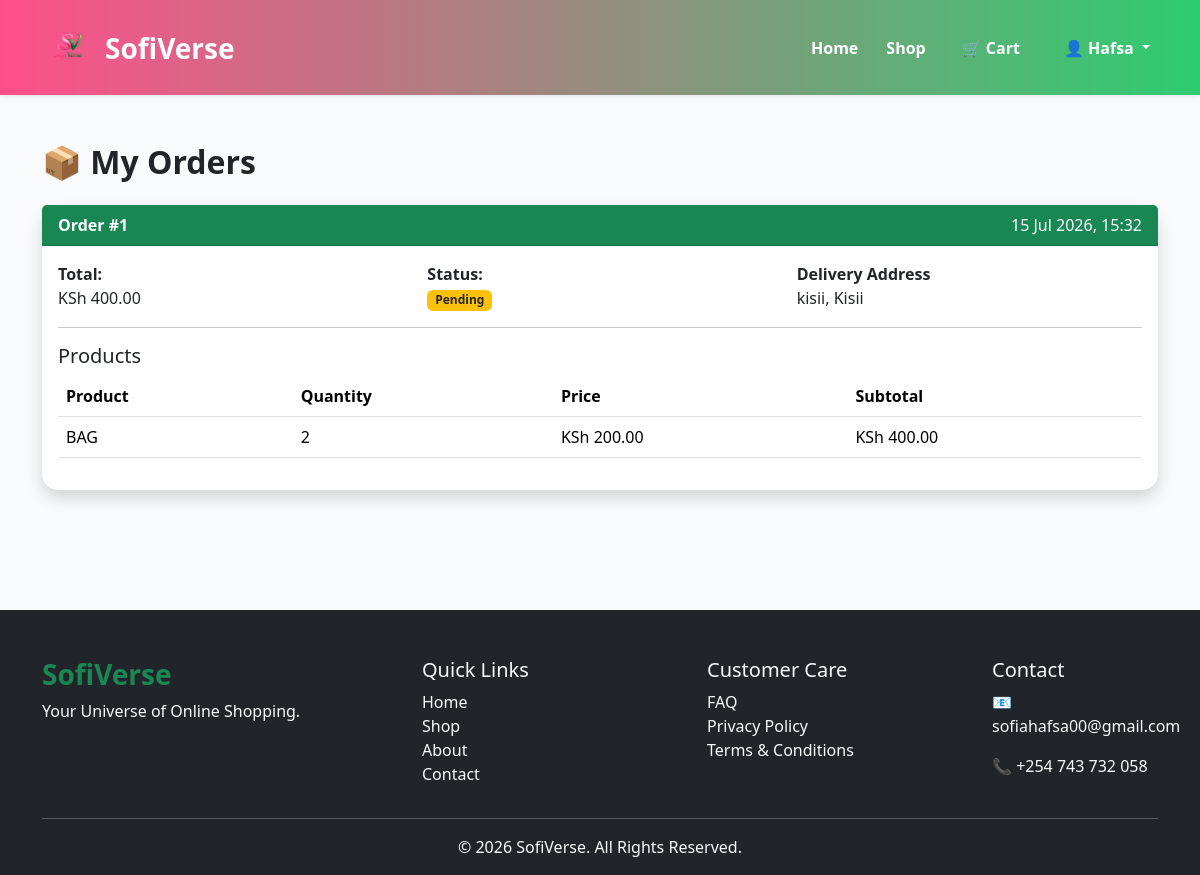
Page /orders/my-orders/ (signed in) on the earlier database version.
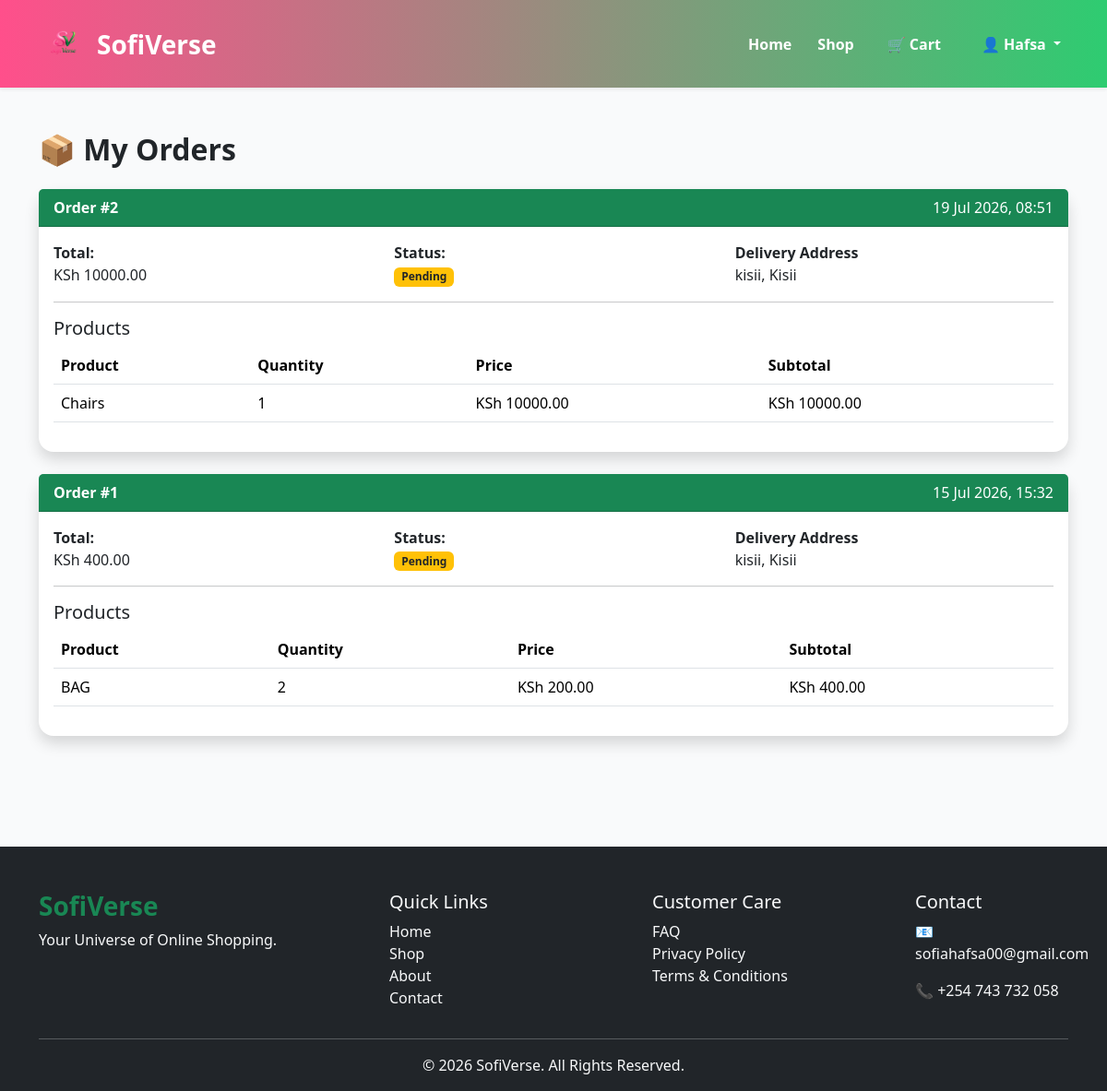
Same page on the later database version.
### orders/models.py (models this page shows, shortened)
class Order(models.Model):
    STATUS_CHOICES = [
        ('Pending', 'Pending'),
        ('Confirmed', 'Confirmed'),
        ('Shipped', 'Shipped'),
        ('Delivered', 'Delivered'),
    ]
    user = models.ForeignKey(User, on_delete=models.CASCADE)
    full_name = models.CharField(max_length=100)
    email = models.EmailField()
    phone = models.CharField(max_length=20)
    county = models.CharField(max_length=100)
    town = models.CharField(max_length=100)
    address = models.TextField()
    total = models.DecimalField(max_digits=10, decimal_places=2)
    status = models.CharField(
        max_length=20,
        choices=STATUS_CHOICES,
        default='Pending'
    )
    created_at = models.DateTimeField(auto_now_add=True)

class OrderItem(models.Model):
    order = models.ForeignKey(
        Order,
        on_delete=models.CASCADE,
        related_name='items'
    )
    product = models.ForeignKey(Product, on_delete=models.CASCADE)
    quantity = models.PositiveIntegerField()
    price = models.DecimalField(max_digits=10, decimal_places=2)
    def subtotal(self):
        return self.quantity * self.price

### products/models.py (models this page shows, shortened)
class Product(models.Model):
    category = models.ForeignKey(
        Category,
        on_delete=models.CASCADE,
        related_name='products'
    )
    name = models.CharField(max_length=200)
    slug = models.SlugField(unique=True)
    description = models.TextField()
    price = models.DecimalField(
        max_digits=10,
        decimal_places=2
    )
    image = models.ImageField(
        upload_to='products/'
    )
    stock = models.PositiveIntegerField(default=0)
    available = models.BooleanField(default=True)
    featured = models.BooleanField(default=False)
    created = models.DateTimeField(auto_now_add=True)

### orders/views.py (the view)
# urls.py: path('my-orders/', views.my_orders, name='my_orders'),
@login_required
def my_orders(request):
    orders = Order.objects.filter(user=request.user).order_by('-created_at')
    return render(request, 'orders/my_orders.html', {
        'orders': orders
    })

### orders/templates/orders/my_orders.html (shortened to what this page needs)
{% extends 'base.html' %}
{% block content %}
<div class="container py-5">
    <h2 class="fw-bold mb-4">📦 My Orders</h2>
    {% if orders %}
        {% for order in orders %}
        <div class="card shadow border-0 rounded-4 mb-4">
            <div class="card-header bg-success text-white d-flex justify-content-between">
                <div>
                    <strong>Order #{{ order.id }}</strong>
                </div>
                <div>
                    {{ order.created_at|date:"d M Y, H:i" }}
                </div>
            </div>
            <div class="card-body">
                <div class="row mb-3">
                    <div class="col-md-4">
                        <strong>Total:</strong><br>
                        KSh {{ order.total }}
                    </div>
                    <div class="col-md-4">
                        <strong>Status:</strong><br>
                        {% if order.status == "Pending" %}
                            <span class="badge bg-warning text-dark">
                                {{ order.status }}
                            </span>
                        {% elif order.status == "Confirmed" %}
                            <span class="badge bg-primary">
                                {{ order.status }}
                            </span>
                        {% elif order.status == "Shipped" %}
                            <span class="badge bg-info text-dark">
                                {{ order.status }}
                            </span>
                        {% else %}
                            <span class="badge bg-success">
                                {{ order.status }}
                            </span>
                        {% endif %}
                    </div>
                    <div class="col-md-4">
                        <strong>Delivery Address</strong><br>
                        {{ order.town }}, {{ order.county }}
                    </div>
                </div>
                <hr>
                <h5>Products</h5>
                <table class="table">
                    <thead>
                        <tr>
                            <th>Product</th>
                            <th>Quantity</th>
                            <th>Price</th>
                            <th>Subtotal</th>
                        </tr>
                    </thead>
                    <tbody>
                    {% for item in order.items.all %}
                    <tr>
                        <td>{{ item.product.name }}</td>
                        <td>{{ item.quantity }}</td>
                        <td>KSh {{ item.price }}</td>
                        <td>KSh {{ item.subtotal }}</td>
                    </tr>
                    {% endfor %}
                    </tbody>
                </table>
            </div>
        </div>
        {% endfor %}
    {% endif %}
</div>
{% endblock %}

### templates/base.html (shortened to what this page needs)
{% load static %}
<!DOCTYPE html>
<html lang="en">
<head>
    <link href="https://cdn.jsdelivr.net/npm/bootstrap@5.3.3/dist/css/bootstrap.min.css" rel="stylesheet">
    <link rel="stylesheet" href="{% static 'css/style.css' %}">
</head>
<body>
    {% include 'navbar.html' %}
    {% block content %}{% endblock %}
    {% include 'includes/footer.html' %}
</body>
</html>

### templates/navbar.html (shortened to what this page needs)
{% load static %}
<nav class="navbar navbar-expand-lg navbar-dark navbar-sofi shadow-sm">
    <div class="container">
        <a class="navbar-brand d-flex align-items-center" href="{% url 'home' %}">
            <img src="{% static 'logos/sv-logo.png' %}"
                 class="sv-logo-img"
                 alt="SofiVerse Logo">
            <span class="ms-2 fw-bold fs-3">
                SofiVerse
            </span>
        </a>
        <div class="collapse navbar-collapse" id="navbarNav">
            <ul class="navbar-nav ms-auto align-items-center">
                <li class="nav-item">
                    <a class="nav-link" href="{% url 'home' %}">
                        Home
                    </a>
                </li>
                <li class="nav-item">
                    <a class="nav-link" href="{% url 'shop' %}">
    Shop
</a>
                <li class="nav-item ms-2">
                    <a class="nav-link position-relative"
                       href="{% url 'cart' %}">
                        🛒 Cart
                    </a>
                </li>
                {% if user.is_authenticated %}
                <li class="nav-item dropdown ms-3">
                    <a class="nav-link dropdown-toggle fw-bold"
                       href="#"
                       role="button"
                       data-bs-toggle="dropdown">
                        👤 {{ user.username }}
                    </a>
                </li>
                {% endif %}
            </ul>
        </div>
    </div>
</nav>

### templates/includes/footer.html
<footer class="bg-dark text-light mt-5 pt-5 pb-3">
    <div class="container">
        <div class="row">
            <div class="col-md-4">
                <h3 class="fw-bold text-success">
                    SofiVerse
                </h3>
                <p>
                    Your Universe of Online Shopping.
                </p>
            </div>
            <div class="col-md-3">
                <h5>Quick Links</h5>
                <ul class="list-unstyled">
                    <li><a href="{% url 'home' %}" class="text-light text-decoration-none">Home</a></li>
                    <li><a href="{% url 'shop' %}" class="text-light text-decoration-none">Shop</a></li>
                    <li><a href="{% url 'about' %}" class="text-light text-decoration-none">About</a></li>
                    <li><a href="{% url 'contact' %}" class="text-light text-decoration-none">Contact</a></li>
                </ul>
            </div>
            <div class="col-md-3">
                <h5>Customer Care</h5>
                <ul class="list-unstyled">
                    <li><a href="{% url 'faq' %}" class="text-light text-decoration-none">FAQ</a></li>
                    <li><a href="{% url 'privacy' %}" class="text-light text-decoration-none">Privacy Policy</a></li>
                    <li><a href="{% url 'terms' %}" class="text-light text-decoration-none">Terms & Conditions</a></li>
                </ul>
            </div>
            <div class="col-md-2">
                <h5>Contact</h5>
                <p>📧 sofiahafsa00@gmail.com
                </p>
                <p>📞 +254 743 732 058</p>
            </div>
        </div>
        <hr>
        <div class="text-center">
            © 2026 SofiVerse. All Rights Reserved.
        </div>
    </div>
</footer>

### static/css/style.css (style rules this page uses)
:root { --pink:#EC4899; --green:#10B981; --dark:#1F2937; --light:#F9FAFB; }
body { background: var(--light); font-family: Segoe UI, sans-serif; }
.navbar-sofi { background: linear-gradient(90deg,#ff4f8b,#2ecc71); padding: 15px 0; }
.navbar-brand { color:white !important; }
.nav-link { color:white !important; font-weight:600; margin-left:12px; transition:.3s; }
.sv-logo-img { width:55px; height:55px; object-fit:contain; }
html { scroll-behavior: smooth; }
.sv-logo-img { width:55px; height:55px; object-fit:contain; transition:0.3s; }

Differences in the rows shown:
added Order: id "2", created_at "19 Jul 2026, 08:51", total "10000.00", status "Pending", town "kisii", county "Kisii"
added OrderItem: product.name "Chairs", quantity "1", price "10000.00", subtotal "10000.00", shown under "2"
